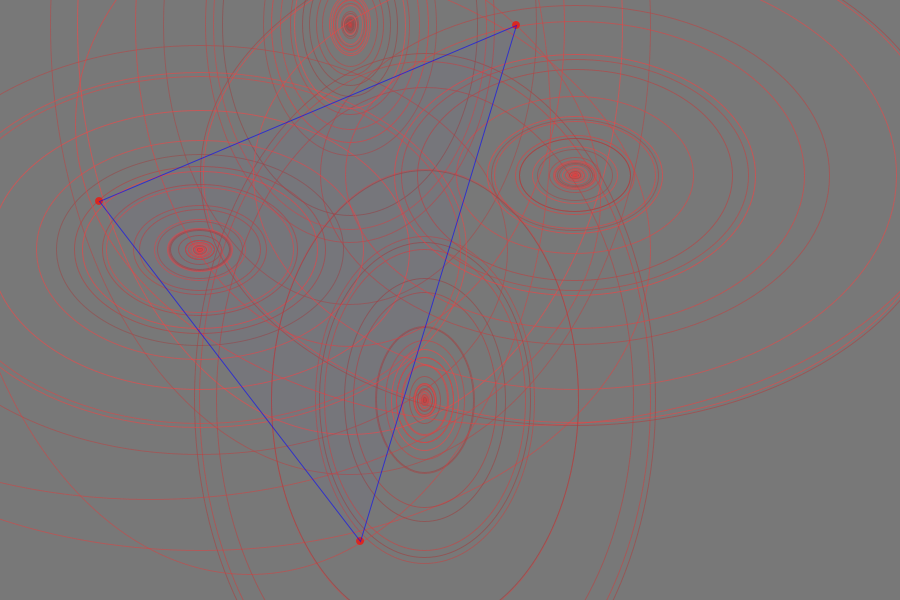
Frame 1 (no input)
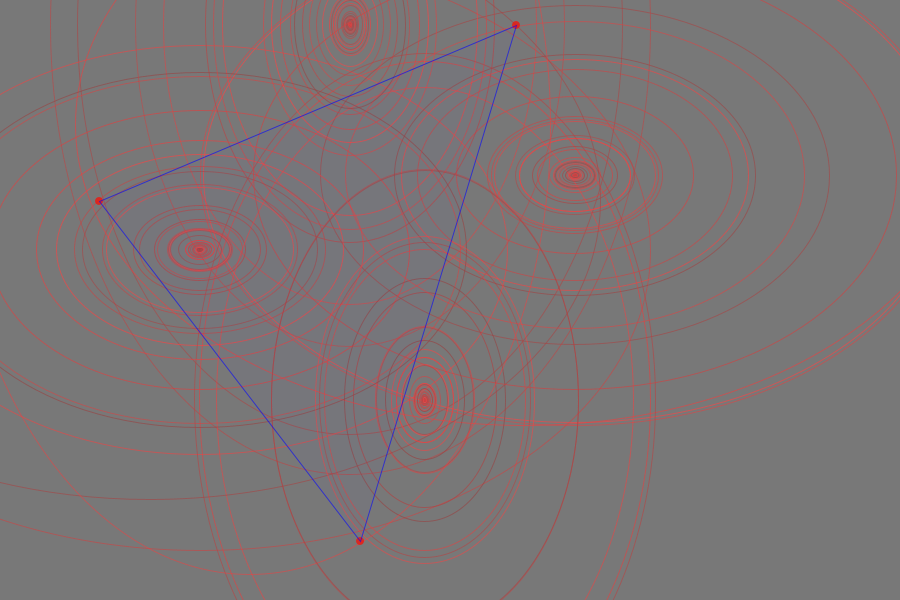
Frame 60 (the mouse pressed at the canvas centre just before this capture)
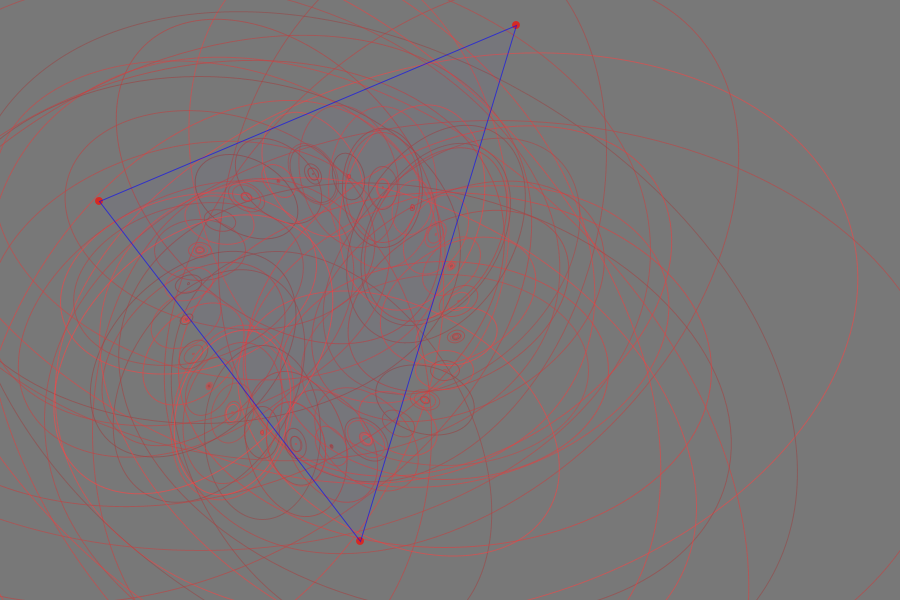
Frame 120 (the mouse held since frame 60 and released just before this capture)

The Processing sketch that drew these frames (run headless with seeded random() and noise(); from frame 60 on, the mouse is pressed at the canvas centre):

// Processing sketch: processing_75244
// ── processing_75244.pde

float mouseLoc;
float rotateAngle;

void setup() {
  size(900, 600);
  smooth();
  ellipseMode(CENTER);
  frameRate(20);
}

void draw() {
  background(120);

  // use push and pop-matrix to ensure
  // that coordinate system is not shifted
  // over time, and the dots/triangle remains static

  pushMatrix();
  translate((width/2)-250, (height/2)-50);
  stroke(12,234,56);
  noFill();

  drawEllipse(0, 0, width, height, 1.1, 8);
  drawEllipse(0, 0, width, height, 1.2, 16);
  drawEllipse(50, 50, width, height, 1.3, 24);
  drawEllipse(-50, -50, width, height, 1.4, 36);
  drawEllipse(100, 100, width, height, 1.4, 36);
  popMatrix();

  drawMousePoints();
}

// A recursive function to draw multiple ellipse
// that shift their location based on the mouse location

void drawEllipse(float x, float y, float w, float h, float proximity, float angle) {
  smooth();

  mouseLoc = (mouseX+mouseY) / 2 + width/2;

  stroke (random(150, 255), 67, 67, random(140, 170));

  ellipse(x, y, w, h);

  rotateAngle = map(mouseLoc, 0, max(width, height), 0, 180);
  rotate(radians(rotateAngle));

  translate(-width/4, -height/4);

  stroke (255);
  //loop
  if (w >= 1 && h >= 1) {
    drawEllipse(0, 0, w/proximity, h/proximity, proximity, angle);
  }
}

// This is to highlight a few interesting spots where order emerges.
void drawMousePoints() {
  fill(253, 10, 0, 180);
  noStroke();
  ellipse(99, 201, 8, 8);
  ellipse(516, 25, 8, 8);
  ellipse(360, 541, 8, 8);
  stroke(0, 0, 255,150);
  noFill();
  fill(0, 0, 255, 5);
  triangle(99, 201, 516, 25, 360, 541);
}
